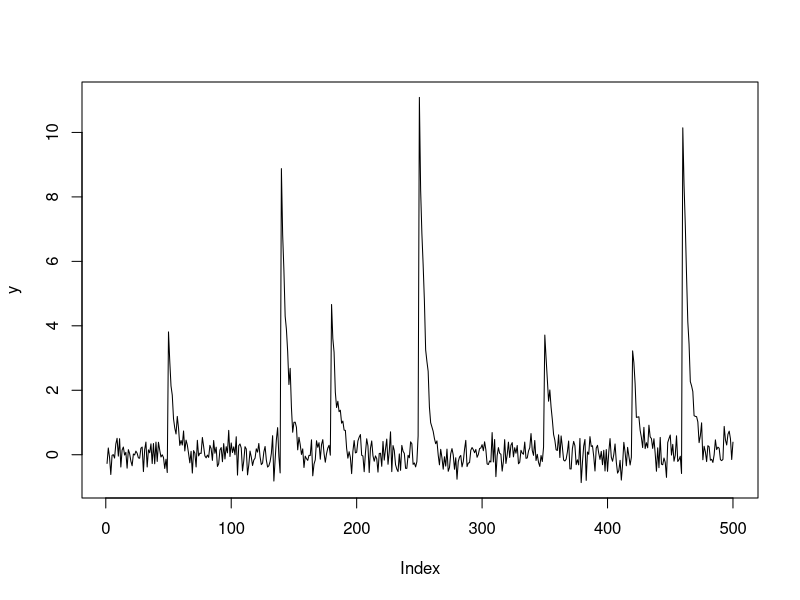
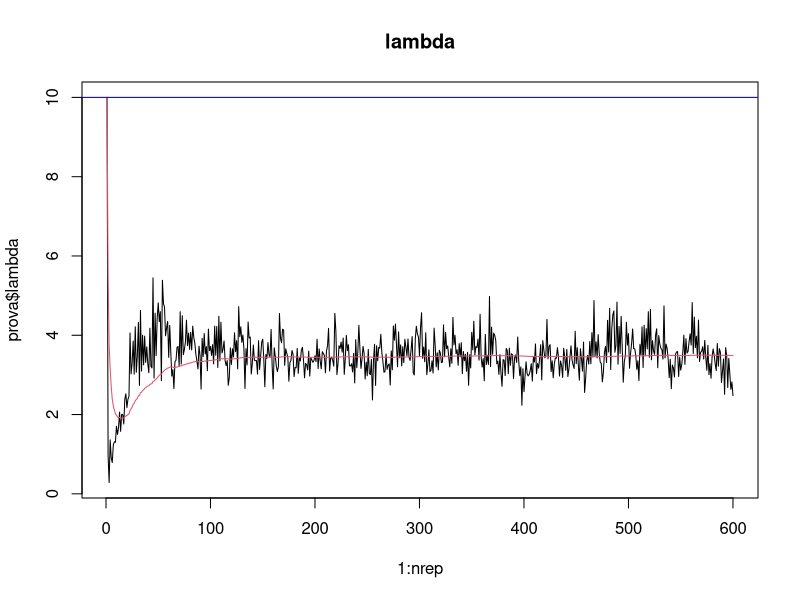
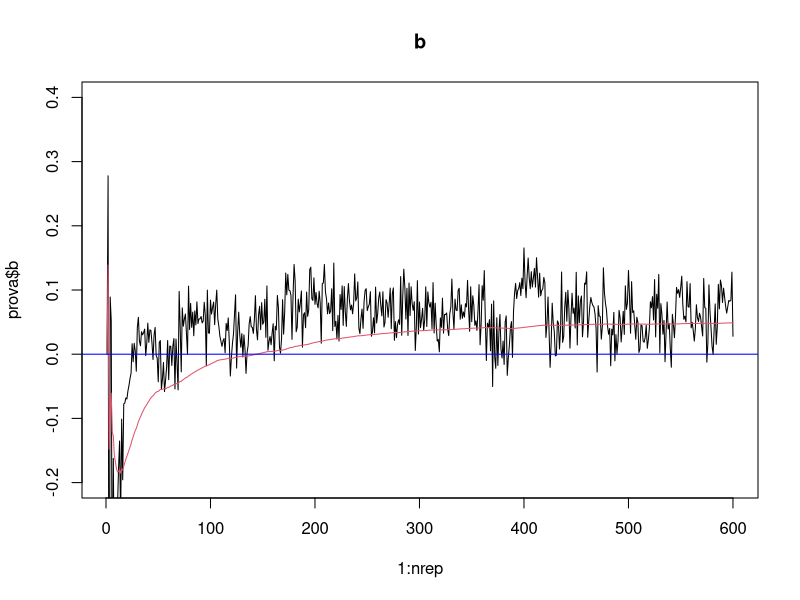
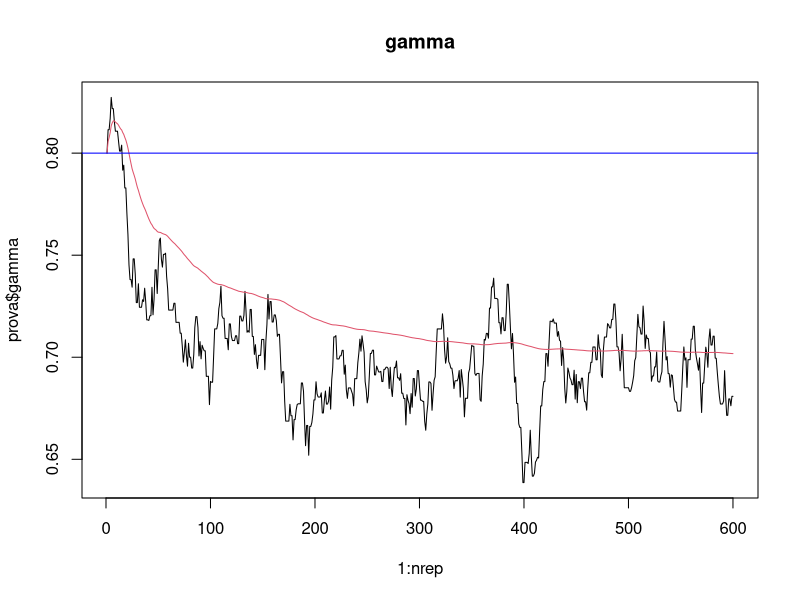
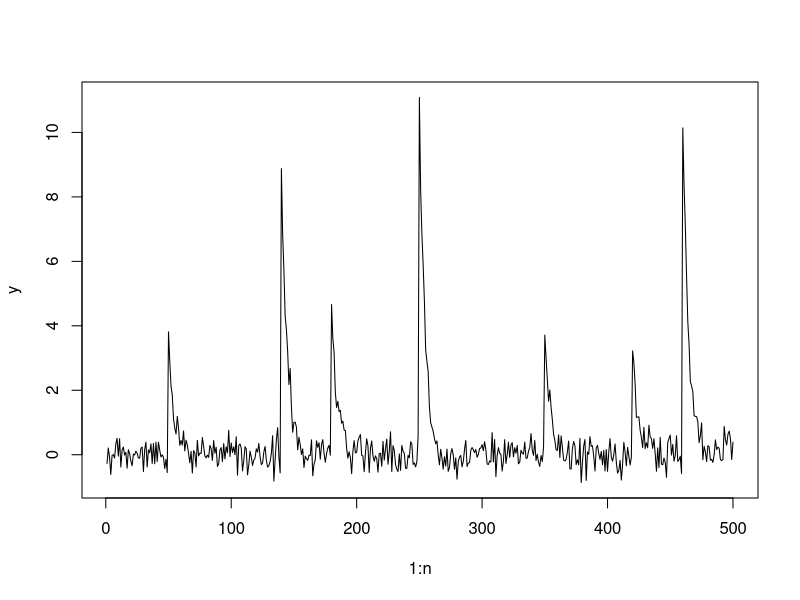
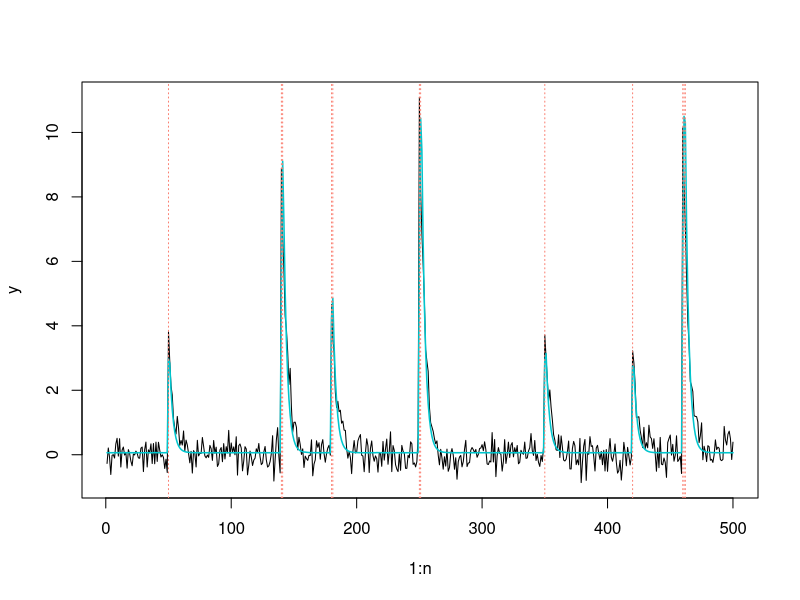

Here is the R script that generated these plots, in order:


library(truncnorm)

# data <- read.csv("data.csv", header = FALSE)
# str(data)
# head(data)
# plot(1:nrow(data), data$V1, type = "l")
# plot(1:length(data$V1[22000:28000]), data$V1[22000:28000], type = "l")
# y = data$V1[22000:28000]

## mixture ##
sim_data <- function(n, lambda, time_spike, b, gamma, prob, par)
{
  c = rep(0,n)
  s = rep(0,n)
  A = rep(0,n)
  s[time_spike] = 1
  
  k <- sample(1:length(prob), sum(s), prob, replace = TRUE)
  A[time_spike] <- rnorm(sum(s), par[k], 0.5)
  
  for(i in 2:n)
  {
    c[i] = gamma * c[i-1] + A[i] * s[i]
  }
  return(list("y" = b + c + rnorm(n, 0, 1/sqrt(lambda)), "c" = c, "s" = s, "A" = A, "k" = k))
}

data <- sim_data(n = 1000, lambda = 10, time_spike = c(100, 150, 200, 300, 400, 450, 500, 700, 850), 
                 gamma = 0.8, b = 2,
                 prob = c(0.3, 0.5, 0.2), par = c(4,12,7))

data <- sim_data(n = 500, lambda = 10, time_spike = c(50,140,180,250,350,420,460),
                 gamma = 0.8, b = 0,
                 prob = c(0.4, 0.6), par = c(4, 10))

y = data$y 
plot(y, type = "l", main = "")

data$k
data$A[data$A>0]


#---------------------# #---------------------# #---------------------# #---------------------# 
#---------------------# #---------------------# #---------------------# #---------------------# 
#-----# #-----# some functions #-----# #-----# 

loglik <- function(y, cc, s, A, b, gamma, lambda)
{
  n = length(y)
  sum(dnorm(y, mean = b + gamma * cc + A * s, sd = 1/sqrt(lambda), log = TRUE))
}

logprior_gamma <- function(gamma, hyp_gamma1, hyp_gamma2) dbeta(gamma, hyp_gamma1, hyp_gamma2, log = TRUE)

logpost <- function(y, cc, s, A, b, gamma, lambda, 
                    hyp_gamma1, hyp_gamma2)
{
  loglik(y = y, cc = cc, s = s, A = A, b = b, gamma = gamma, lambda = lambda) +
    logprior_gamma(gamma, hyp_gamma1, hyp_gamma2)
}



#---------------------# #---------------------# #---------------------# #---------------------# 
#---------------------# #---------------------# #---------------------# #---------------------# 

marg <- function(y, b, c, gamma, s, sigma2, psi2)
{
  2 * dnorm(y, mean = b + gamma * c, sd = sqrt(psi2 + sigma2)) * 
    (1 - pnorm(0, mean = psi2 / (sigma2 + psi2) * (y-b-gamma*c), sd = sqrt(sigma2 * psi2 / (sigma2 + psi2)) ) )
}

num <- function(k, t)
{
  out = 0
  if(k >= t) out = gamma(k+1)/gamma(k-t+1)
  return(out)
}

v <- function(n, t, alpha, pois_mean, trunc = 100)
{
  tmp = sapply(1:trunc, function(k) num(k, t) / (gamma(alpha*k + n)/gamma(alpha*k)) * dpois(k-1, pois_mean) )
  sum(tmp[!is.nan(tmp)])
}

v(n=10, t = 3, alpha = 1, pois_mean = 2, trunc = 500)


gamma_start = 0.8; b_start = 2
A_start = 13; tau2 = 0.0001
lambda_start = 10
c0 = 0; p = 0.05; alpha = 1
hyp_A1 = 3; hyp_A2 = 1; hyp_gamma1 = 5; hyp_gamma2 = 2
hyp_lambda1 = 10; hyp_lambda2 = 1; hyp_b1 = 1; hyp_b2 = 1
psi2 = 2
eps_gamma = 0.3

nrep=50
trunc = 500
pois_mean = 2

options(warn=2)
gibbs_calcium <- function(nrep, y, 
                          c0 = 0, tau2 = 0.0001, 
                          # hyperparameters
                          pois_mean = 2, # param of Pois on the number of clusters
                          alpha = 1, # Dirichlet param: ~ Dir_k(alpha,...,alpha)
                          p = 0.005, # prior prob of a spike
                          psi2 = 2, # base measure variance (half normal on A)
                          hyp_gamma1 = 5, hyp_gamma2 = 2,
                          hyp_lambda1 = 10, hyp_lambda2 = 1, hyp_b1 = 1, hyp_b2 = 1,
                          # starting point
                          gamma_start = 0.8, b_start = 2, A_start = 5,
                          lambda_start = 10, 
                          # MH step
                          eps_gamma,
                          trunc = 500)
{
  n = length(y)
  # creo matrici di output
  out_c = matrix(NA, nrep, n+1) # calcio (c_0, c_1, ..., c_n)
  out_s = matrix(NA, nrep, n) # spikes (s_1, s_2, ..., s_n)
  out_p1 = matrix(NA, nrep, n) # probabilita' di osservare uno spike (pi_1, ..., pi_n)
  out_p0 = matrix(NA, nrep, n) # (1-pi_1, ..., 1-pi_n) -- a meno di costanti
  
  out_A = matrix(NA, nrep, n) # contiene i valori (A1,...,Ak)
  out_b = rep(NA, nrep) # posteriori di b
  out_gamma = rep(NA, nrep) # posteriori di gamma
  out_lambda = rep(NA, nrep) # posteriori di lambda
  
  filter_mean = numeric(n) # vettori di supporto per il kalman filter
  filter_var = numeric(n)
  
  cluster = matrix(0, nrep, n) # cluster per gli y_t tali che s_t = 1: (Z_1,...,Z_n)
  
  # inizializzazione dei parametri
  out_c[1,] = 0
  out_c[,1] = c0
  out_s[1,] = 0
  out_A[1,1] = A_start
  out_b[1] = b_start
  out_gamma[1] = gamma_start
  out_lambda[1] = lambda_start
  
  cluster[1,] = 1 # inizializzo tutti nello stesso cluster
  
  AA = rep(A_start, n) # contiene un vettore di lunghezza n che vale A_Zj anche quando s=0

  
  ############
  out_s[1,] = data$s
  # cluster[1,] = 0
  # cluster[1,data$s == 1] = data$k
  # out_A[1,1:3] = c(4,12,7)
  # AA = rep(3,n)
  # AA[data$s == 1] = out_A[1,cluster[1,data$s == 1]]
  
  for(i in 1:(nrep-1))
  {
    sigma2 = 1/out_lambda[i]

    # sampling di c
    filter_mean[1] = (sigma2 * (out_b[i] + out_gamma[i] * out_c[i,1] + AA[1]*out_s[i,1] ) + tau2 * y[1]) / (tau2 + sigma2)
    filter_var[1] = tau2 * sigma2 / (tau2 + sigma2)
    
    for(j in 2:n)
    {
      filter_mean[j] = (sigma2 * (out_gamma[i] * filter_mean[j-1] + AA[j] * out_s[i,j] ) + 
                          (filter_var[j-1] + tau2) * y[j]) / (filter_var[j-1] + tau2 + sigma2)
      filter_var[j] = ((filter_var[j-1] + tau2) * sigma2) / (filter_var[j-1] + tau2 + sigma2)
    }
    out_c[i+1,n+1] = rnorm(1, filter_mean[n], filter_var[n])
    
    for(j in (n-1):1)
    {
      back_mean = filter_mean[j] + out_gamma[i] * filter_var[j]/(filter_var[j] + tau2) * 
        (out_c[i+1,j+2] - out_gamma[i] * filter_mean[j] - AA[j] * out_s[i,j])
      back_var = filter_var[j] - out_gamma[i]^2 * filter_var[j]^2 / (filter_var[j] + tau2)
      out_c[i+1,j+1] = rnorm(1, back_mean, back_var)
    }
    
    # sampling di lambda (precision)
    z = y - out_gamma[i] * out_c[i+1,1:n] - AA * out_s[i,]
    ssum = sum((z - mean(z))^2)
    out_lambda[i+1] = rgamma(1, hyp_lambda1 + n/2, 
                             hyp_lambda2 + .5 * ssum + .5 * n * hyp_b2 / (n + hyp_b2) * (mean(z) - hyp_b1)^2 )

    # sampling di b
    out_b[i+1] = rnorm(1, mean = (n * mean(z) + hyp_b2 * hyp_b1) / (n + hyp_b2),
                       sd = 1/ sqrt((n + hyp_b2) * out_lambda[i+1]) )
    
    # # MH per gamma: random walk
    oldgamma = out_gamma[i] 
    newgamma = oldgamma + runif(1, -eps_gamma, eps_gamma)
    ratio = exp( logpost(y = y, cc = out_c[i+1,1:n], s = out_s[i,],
                         A = AA, gamma = newgamma,
                         b = out_b[i+1], lambda = out_lambda[i+1],
                         hyp_gamma1 = hyp_gamma1, hyp_gamma2 = hyp_gamma2) -
                  logpost(y = y, cc = out_c[i+1,1:n], s = out_s[i,],
                          A = AA, gamma = oldgamma,
                          b = out_b[i+1], lambda = out_lambda[i+1],
                          hyp_gamma1 = hyp_gamma1, hyp_gamma2 = hyp_gamma2) )
    if(runif(1) < ratio) oldgamma = newgamma
    out_gamma[i+1] = oldgamma
    
    # sampling di s
    out_p1[i+1,] = exp(-.5 / sigma2 * (y - out_b[i] - out_gamma[i] * out_c[i,1:n] - 4)^2 ) * p
    out_p0[i+1,] = exp(-.5 / sigma2 * (y - out_b[i] - out_gamma[i] * out_c[i,1:n])^2 ) * (1-p)
    out_s[i+1,] = apply(cbind(out_p0[i+1,], out_p1[i+1,]), 1, function(x) sample(c(0,1), 1, prob= x))
    
    cluster[i+1,] = cluster[i,]
    cluster[i+1,][out_s[i+1,] == 0] = 0
    out_A[i+1,] = out_A[i,]
    
    # "Polya Urn" finite mixture
    for(j in 1:sum(out_s[i+1,]>0))
    {
      # sampling del cluster
      clus_tmp = cluster[i+1,out_s[i+1,]>0]
      clus_tmp[j] = NA

      out_A[i+1, 1:(length(unique(clus_tmp[!is.na(clus_tmp) & clus_tmp>0])))] = out_A[i+1, sort(unique(clus_tmp[!is.na(clus_tmp) & clus_tmp>0])) ]
      
      
      clus_tmp[!is.na(clus_tmp) & clus_tmp>0] = as.numeric( factor( clus_tmp[!is.na(clus_tmp) & clus_tmp>0], 
                                                                    labels = 1:(length(unique(clus_tmp[clus_tmp>0]))-1) ) )
      
      nj = sapply(sort(unique(clus_tmp[!is.na(clus_tmp) & clus_tmp>0])), function(x) sum(clus_tmp[-j][clus_tmp[-j]>0] == x))
      prob_c = sapply(sort(unique(clus_tmp[-j][clus_tmp[-j]>0])), 
                      function(x) dnorm(y[out_s[i+1,]>0][j], mean = out_b[i+1] + out_gamma[i+1] * out_c[i+1,j] + out_A[i+1,x], 
                                        sd = sqrt(sigma2)) ) * (nj + alpha) 
    
      v_ratio = v(n = sum(out_s[i+1,]>0)-1, t = length(nj)+1, alpha = alpha, pois_mean = pois_mean, trunc = trunc) / 
        v(n = sum(out_s[i+1,]>0)-1, t = length(nj), alpha = alpha, pois_mean = pois_mean, trunc = trunc)
      
      prob_new = v_ratio * alpha  * marg(y = y[out_s[i+1,]>0][j], b = out_b[i+1], c = out_c[i+1,j], gamma = out_gamma[i+1], 
                                      s = out_s[i+1,j], sigma2 = sigma2, psi2 = 1)
      
      clus_tmp[j] = sample( 1:(max(unique(clus_tmp[-j][clus_tmp[-j]>0]))+1), 1, prob = c(prob_c, prob_new) )
      
      cluster[i+1, out_s[i+1,]>0] = clus_tmp
      if(clus_tmp[j] == max(unique(clus_tmp[-j][clus_tmp[-j]>0]))+1) 
        {out_A[i+1,clus_tmp[j]] = rtruncnorm( 1,
                                                a = 0, b = Inf, 
                                                mean = psi2 * (y[out_s[i+1,]>0][j] - out_b[i+1] - out_gamma[i+1] * out_c[i+1, j]) / (psi2 + sigma2),
                                                sd = sqrt(sigma2 * psi2 / (psi2 + sigma2) ) ) }
      
    }
    
    # sampling di A
    out_A[i+1,] = NA
    nj = sapply(sort(unique(cluster[i+1,out_s[i+1,]>0])), function(x) sum(cluster[i+1,out_s[i+1,]>0] == x))
    sumj = sapply(sort(unique(cluster[i+1, out_s[i+1,]>0])), 
                  function(x) sum(y[cluster[i+1,] == x] - out_b[i+1] - out_gamma[i+1] * out_c[i+1,1:n][cluster[i+1,] == x]) )
    out_A[i+1, 1:length(unique(cluster[i+1,out_s[i+1,]>0]))] = rtruncnorm( length(unique(cluster[i+1,out_s[i+1,]>0])), 
                                                                           a = 0, b = Inf, 
                                                                           mean = psi2 * sumj / (nj * psi2 + sigma2), 
                                                                           sd = sqrt(sigma2 * psi2 / (nj * psi2 + sigma2) ) )
    AA[out_s[i+1,]==1] = out_A[i+1, cluster[i+1, out_s[i+1,]==1]]
    
    # finto Polya urn sulle altre osservazioni
    # for(j in which(out_s[i+1,]==0))
    # {
    #   clus_tmp = c(NA, cluster[i+1, out_s[i+1,]==1])
    # 
    #   nj = sapply(sort(unique(clus_tmp[-1])), function(x) sum(clus_tmp[-1] == x))
    #   prob_c = sapply(sort(unique(clus_tmp[-1])),
    #                   function(x) dnorm(y[j], mean = out_b[i+1] + out_gamma[i+1] * out_c[i+1,j] + out_A[i+1,x], 
    #                                     sd = sqrt(sigma2)) ) * (nj + alpha) 
    # 
    #   # v_ratio = v(n = sum(out_s[i+1,]>0), t = length(nj)+1, alpha = alpha, pois_mean = pois_mean, trunc = trunc) / 
    #   #   v(n = sum(out_s[i+1,]>0), t = length(nj), alpha = alpha, pois_mean = pois_mean, trunc = trunc)
    #   # 
    #   # prob_new = v_ratio * alpha  * marg(y = y[j], b = out_b[i+1], c = out_c[i+1,j], gamma = out_gamma[i+1], 
    #   #                                    s = out_s[i+1,j], sigma2 = sigma2, psi2 = 1)
    #   # 
    #   clus_tmp[1] = sample(1:(length(unique(clus_tmp[-1]))), 1, prob = prob_c )
    #   # 
    #   # #sampling di A
    #   # if(clus_tmp[1] == max(unique(clus_tmp[-1])+1) ) {AA[j] = rtruncnorm( 1, a = 0, b = Inf,
    #   #                      mean = psi2 * (y[j] - out_b[i+1] - out_gamma[i+1] * out_c[i+1, j]) / (psi2 + sigma2),
    #   #                       sd = sqrt(sigma2 * psi2 / (psi2 + sigma2) ) )}
    #   # else {
    #     AA[j] = out_A[i+1, clus_tmp[1]]#}
    #   
    # }
    
  }
  return(list(c = out_c, s = out_s, lambda = out_lambda, A = out_A, gamma = out_gamma, b = out_b, clus = cluster))
}




nrep = 600
start <- Sys.time()
prova <- gibbs_calcium(nrep = nrep, y = y, 
                       alpha = 1, 
                       trunc = 300, pois_mean = 2,
                       p = 0.05,
                       lambda_start = 10, b_start = 0,
                       gamma_start = 0.8, A_start = 2,
                       eps_gamma = 0.015)
end <- Sys.time()
end - start
str(prova)

n = length(y)

plot(1:nrep, prova$lambda, type = "l", main = "lambda")
lines(1:nrep, cumsum(prova$lambda)/1:nrep, col = 2)
abline(h=10, col = "blue")

plot(1:nrep, prova$b, type = "l", main = "b", ylim = c(-0.2,0.4))
lines(1:nrep, cumsum(prova$b)/1:nrep, col = 2)
abline(h=0, col = "blue")

plot(1:nrep, prova$gamma, type = "l", main = "gamma")
lines(1:nrep, cumsum(prova$gamma)/1:nrep, col = 2)
abline(h=0.8, col = "blue")



burnin = 1:300
plot(1:n, y, type = "l")
AA = matrix(0,nrep,n)
for(i in 1:nrep)
{
  AA[i, prova$s[i,] == 1] = prova$A[i, prova$clus[i, prova$s[i,]==1]]
}

calcium = matrix(0, nrep, n+1)
for(i in 1:nrep)
{
  for(j in 2:(n+1))
  {
    calcium[i,j] = calcium[i,j-1] * mean(prova$gamma[-burnin]) + AA[i,j-1]
  }
}

plot(1:n, y, type = "l")
lines(1:n, mean(prova$b[-burnin]) + colMeans(calcium)[2:(n+1)], col = "turquoise3", lwd = 1.5)

abline(v = which(colMeans(prova$s[-burnin,])>0.5), lty = 3, col = "salmon")


which(colMeans(prova$s[-burnin,])>0.5)
#c(50,140,180,250,350,420,460)

prova$A[is.na(prova$A)] = 0
apply(prova$A, 2, function(x) sum(x)==0)
prova$A = prova$A[,1:4]
A2 = t(apply(prova$A[-burnin,], 1, sort, decreasing = TRUE))
str(A2)
A2[1:100,1:4]
